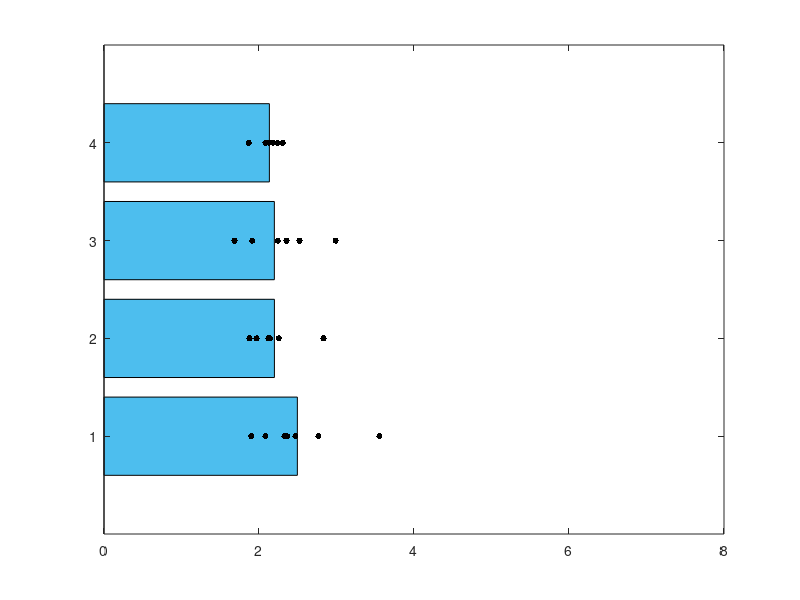

Here is the MATLAB script that generated this plot: (Note: this script raises an error after producing the figure.)
clear all
close all
clc

% load('savedData/allDataPAMcope7.mat')
load('savedData/allDataSmoothPAMcope7.mat')

% load('savedData/allDataRLcope7.mat')
% load('savedData/allDataSmoothRLcope7.mat')
% 
% load('savedData/allDataDVcope7.mat')
% load('savedData/allDataSmoothDVcope7.mat')

allData = allDataSmooth;

for sbj = 1:length(allData)
    for i = 1:5
        for cer = 1:4
            actVx(i,sbj) = sum(cell2mat(allData{sbj, 1}{i, 1}(1,:)));
            zSc{i,sbj}{cer,1} = allData{sbj, 1}{i, 1}{2,cer};
            zScMn{i,sbj}{cer,1} = mean(zSc{i,sbj}{cer,1});
            runs(i,1) = str2num(allData{1, 1}{i, 2});
        end

    end

end
clear sbj
%actVx = actVx(:,[1 2 4 5 6 7]);

%avRuns = [runs actVx];
totVox = 34947;
% totVox = 35133;

%% 
% %sub = 5;
% twoR = zScMn([1 6 10 13 15],:);
% threeR = zScMn([2 7 11 14],:);
% fourR = zScMn([3 8 12],:);
% fiveR = zScMn([4 9],:);
% sixR = zScMn(5,:);
% 
twoR = zScMn(1,:);
threeR = zScMn(2,:);
fourR = zScMn(3,:);
fiveR = zScMn(4,:);
sixR = zScMn(5,:);
% clear i
% runsCom = {};
% for i = 1:5
%     runsCom = zScMn(i,:);
% end

%%
combs = fourR;
% combs = sixR;
for cer = 1
    for sub = 1:7
        %cerAll{cer,sub} = [combs{1, sub}{cer, 1}];
        c4(sub,cer) = [combs{cer, sub}{1, 1}];  %; combs{c, 2}{1, 1}; combs{c, 3}{1, 1}; combs{c, 4}{1, 1}; combs{c, 5}{1, 1}; combs{c, 6}{1, 1}; combs{c, 7}{1, 1}];
        c5(sub,cer) = [combs{cer, sub}{2, 1}];
        c6(sub,cer) = [combs{cer, sub}{3, 1}];
        c7(sub,cer) = [combs{cer, sub}{4, 1}];
        
    end
end


%%
% close all
figure
c4mn = mean(c4, 2,'omitnan');
c5mn = mean(c5, 2,'omitnan');
c6mn = mean(c6, 2,'omitnan');
c7mn = mean(c7, 2,'omitnan');
%c7 = mean(cell2mat(cerAll(4,:)),'omitnan');

%sp = [cell2mat(cerAll(4,:)); cell2mat(cerAll(3,:)); cell2mat(cerAll(2,:)); cell2mat(cerAll(2,:));];
%grp = [ones(size(cell2mat(cerAll(4,:)))); 2.*ones(size(cell2mat(cerAll(3,:)))); 3.*ones(size(cell2mat(cerAll(2,:)))); 4.*ones(size(cell2mat(cerAll(1,:))))];
sp = [c7;c6;c5;c4];
grp = [ones(size(c7)); 2.*ones(size(c6)); 3.*ones(size(c5)); 4.*ones((size(c4)))];
col = linspace(1,10,length(sp));
allMeans = [mean(c7,'omitnan'),mean(c6,'omitnan'),mean(c5,'omitnan'),mean(c4,'omitnan')];
%allMeans = [mean(cell2mat(cerAll(4,:)),'omitnan'),mean(cell2mat(cerAll(3,:)),'omitnan'),mean(cell2mat(cerAll(2,:)),'omitnan'),mean(cell2mat(cerAll(1,:)),'omitnan')];
% light blue 4R [0.3010 0.7450 0.9330] %dark blue 6R [0 0.4470 0.7410]
barh(allMeans,'FaceColor',[0.3010 0.7450 0.9330]);hold on  %4 runs
%barh(allMeans,'FaceColor',[0 0.4500 0.750]);hold on  % All runs
sub=scatter(sp, grp,20,'k','o','filled'); 
xlim([0 8])
%s=scatter(grp,sp,[],'r','.'); 

sub.YJitter = 'rand'; sub.YJitterWidth = 0.5;
yticks(1:length(1:4)); yticklabels({'C7','C6','C5','C4'})
ylabel('Cervical level')
xlabel('z Score');
title(sprintf('Average z-Scores 4 Runs combined'));
%savefig('SBSN_figures/spLvl_zScore_4R_all_sub.fig')


